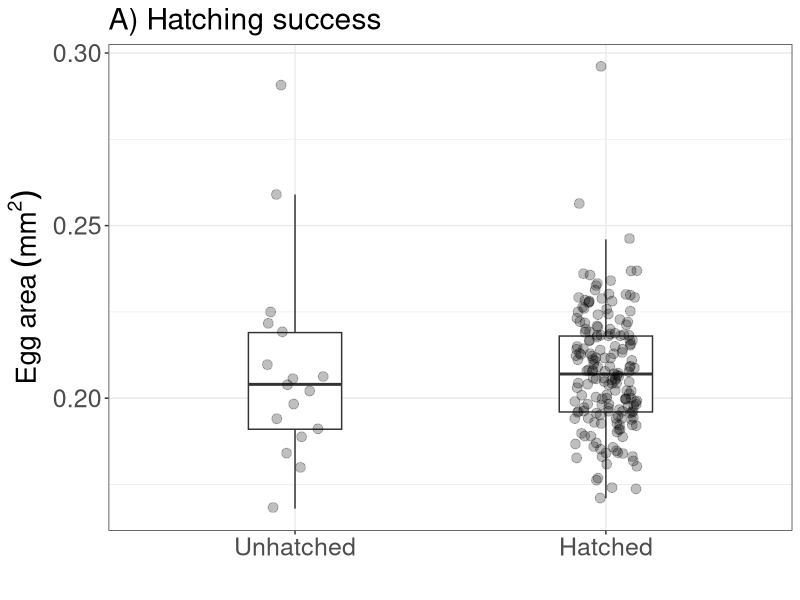
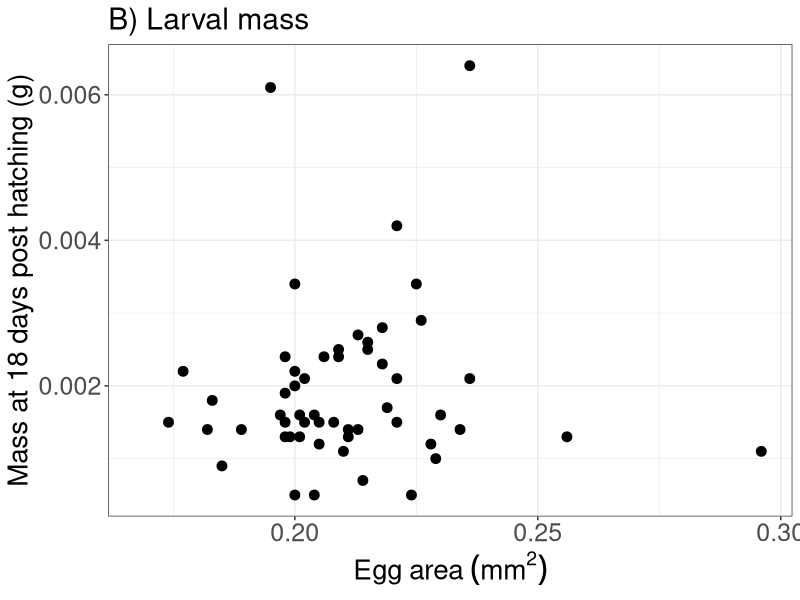
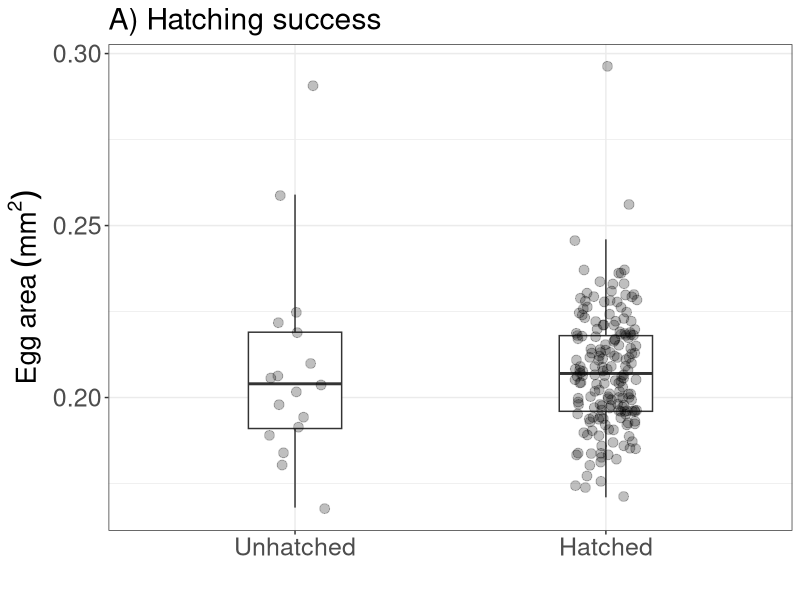
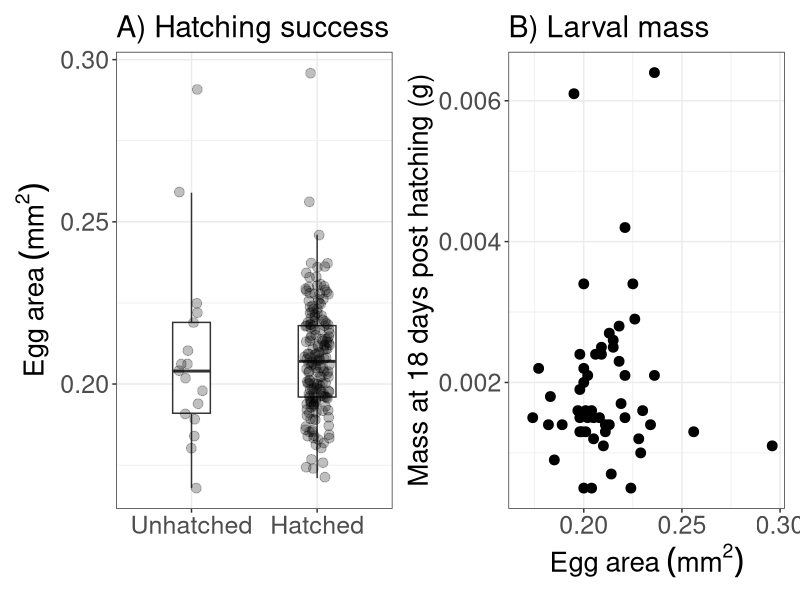

These charts were generated, in order, by the following R code: (Note: this script raises an error after producing the figures.)
## ---- chunk 1
library(here)
library(tidyverse)
library(ggplot2)
library(lmerTest)
library(patchwork)
## ---- chunk 2
caterpillar_data <- read.csv(here("data", "clean data", "caterpillar_data.csv"))

#caterpillar_data <- caterpillar_data %>%
  #filter(!is.na(hatch_date)) 

caterpillar_data$pupal_treatment <- as.factor(caterpillar_data$pupal_treatment)
caterpillar_data$hatch_date <- as.Date(caterpillar_data$hatch_date)
caterpillar_data$weight_1 <- as.numeric(caterpillar_data$weight_1)


## ---- chunk 3

caterpillar_data <- caterpillar_data %>%
  filter(!is.na(hatched))
  

hatching_plot <- ggplot(caterpillar_data, aes(x = factor(hatched, labels = c("Unhatched", "Hatched")), y = size_01)) +
  geom_boxplot(width = 0.3, outlier.shape = NA) +
  geom_jitter(width = 0.1, alpha = 0.25, size = 3) +
  labs(x = "", y = expression(Egg~area~(mm^2)), title = "A) Hatching success") +
  theme_bw() +
    theme(
    text = element_text(size = 18),            # increases all text
    axis.title = element_text(size = 20),      # axis titles bigger
    axis.text = element_text(size = 18),       # axis tick labels bigger
    legend.text = element_text(size = 18),     # legend text bigger
    legend.title = element_text(size = 20)
    )

hatching_plot

ggsave(
  here("figures", "hatching success.png"),
  plot = hatching_plot,
  width = 10,
  height = 5,
  dpi = 300
)



## ---- chunk 4

caterpillar_size <- ggplot(caterpillar_data, aes(x = size_01, y = weight_1)) +
  geom_point(size = 3) +
  labs(y = "Mass at 18 days post hatching (g)", x = expression(Egg~area~(mm^2)), title = "B) Larval mass") +
  theme_bw() +
    theme(
    text = element_text(size = 18),            # increases all text
    axis.title = element_text(size = 20),      # axis titles bigger
    axis.text = element_text(size = 18),       # axis tick labels bigger
    legend.text = element_text(size = 18),     # legend text bigger
    legend.title = element_text(size = 20)
    )

caterpillar_size

caterpillar_plot <-  hatching_plot + caterpillar_size

ggsave(
  here("figures", "caterpillar plot.png"),
  plot = caterpillar_plot,
  width = 20,
  height = 10,
  dpi = 300
)

## ---- chunk 5

names(caterpillar_data) <- names(caterpillar_data) %>%
  gsub("^weight([0-9]+)$", "weight_\\1", .)

long_data <- caterpillar_data %>%
  mutate(id = row_number()) %>%
  pivot_longer(
    cols = matches("^(weight|weighday)_\\d+$"),
    names_to = c(".value", "time"),
    names_pattern = "(weight|weighday)_(\\d+)"
  )

long_data$weighday <- as.Date(long_data$weighday)

long_data <- long_data %>%
  mutate(days_post_hatch = as.numeric(weighday - hatch_date))


#random intercepts and random slopes
model <- lmer(weight ~ days_post_hatch * size_01 + pupal_treatment + (1 | clutchID) + (days_post_hatch | eggID), data = long_data)

#random intercepts only
model <- lmer(weight ~ days_post_hatch * size_01 + pupal_treatment + (1 | clutchID/eggID), data = long_data)
summary(model)

#another option - different slopes per treatment, not per individual caterpillar. seems better.
model <- lmer(weight ~ days_post_hatch * size_01 + days_post_hatch * pupal_treatment + (1|clutchID/eggID), data = long_data)

summary(model)

ggplot(long_data, aes(days_post_hatch, weight, colour = pupal_treatment)) +
  geom_point() +
  geom_smooth(method = "lm", se = FALSE) +
  theme_minimal()





ggplot(long_data, aes(x = weighday, y = weight, group = id)) +
  geom_line(alpha = 0.5) +
  geom_point() +
  labs(x = "Day", y = "Weight", title = "Caterpillar growth over time") +
  theme_minimal()

ggplot(long_data, aes(x = days_post_hatch, y = weight, group = id)) +
  geom_line(alpha = 0.5) +
  geom_point(size = 3) +
  scale_x_continuous(breaks = c(18, 24, 30)) +
  labs(x = "Days post hatching", y = "Weight (g)",
       title = "") +
  theme_bw() +
    theme(
    text = element_text(size = 18),            # increases all text
    axis.title = element_text(size = 20),      # axis titles bigger
    axis.text = element_text(size = 18),       # axis tick labels bigger
    legend.text = element_text(size = 18),     # legend text bigger
    legend.title = element_text(size = 20)
    )

ggplot(long_data, aes(days_post_hatch, weight, colour = size_01, group = eggID)) +
  geom_line(alpha = 0.3) +
  geom_point() +
  scale_colour_viridis_c(option = "viridis")
